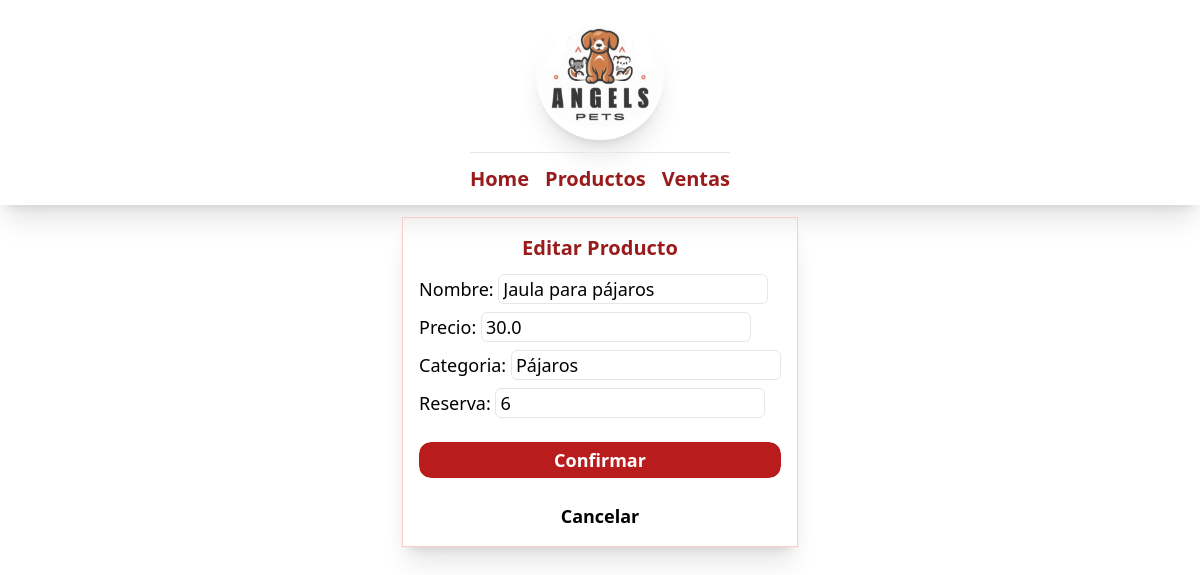
/petshop/tabla/editar/35, run on an earlier commit of the app's database.
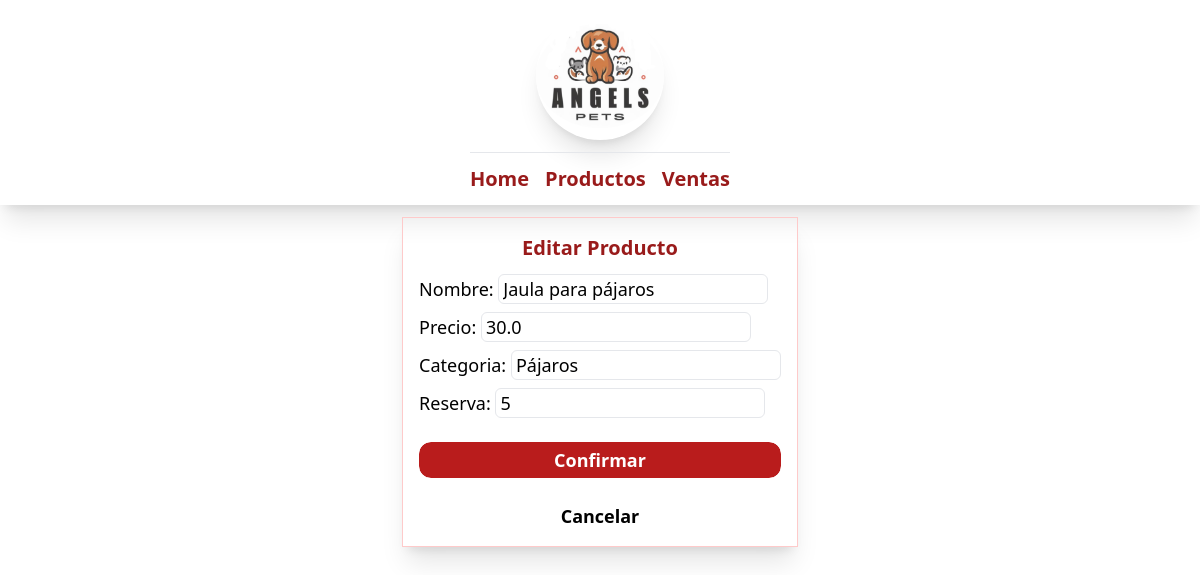
And on a later commit of the database.
### internal_shop_app/models.py (models this page shows, shortened)
class Producto(models.Model):
    nombre = models.CharField(max_length=50)
    precio = models.FloatField(max_length=50)
    categoria = models.CharField(max_length=50)
    reserva = models.IntegerField(max_length=50)

### internal_shop_app/views.py (the view)
# urls.py: path("tabla/editar/<int:id_prod>", editar_producto_view, name="editar"),
def editar_producto_view(request, id_prod):
    producto = Producto.objects.get(pk=id_prod)
    if request.method == "POST":
        form = ProductoForm(request.POST, instance=producto)
        if form.is_valid():
            form.save()
            return redirect("tabla")
    else:
        template = "editar_producto.html"
        context = {"form": ProductoForm(instance=producto)}
        return render(request, template, context)

### internal_shop_app/forms.py
class ProductoForm(forms.ModelForm):
    class Meta:
        model = Producto
        fields = ['nombre', 'precio', 'categoria', 'reserva']
        widgets = {
            'nombre': forms.TextInput(attrs={'class': 'border border-1 rounded-md px-1'}),
            'precio': forms.NumberInput(attrs={'class': 'border border-1 rounded-md px-1'}),
            'categoria': forms.TextInput(attrs={'class': 'border border-1 rounded-md px-1'}),
            'reserva': forms.NumberInput(attrs={'class': 'border border-1 rounded-md px-1'}),
        }

### internal_shop_app/templates/editar_producto.html (shortened to what this page needs)
{% extends "home.html" %} {% block main-section %}
<div
  class="flex flex-col text-center border border-red-200 p-4 gap-3 shadow-xl my-2"
>
  <h1 class="text-xl text-red-800 font-bold">Editar Producto</h1>
  <form method="POST" class="flex flex-col text-lg gap-2">
    <div class="flex flex-col items-start gap-2">{{form}}</div>
    <button
      class="py-1 px-4 rounded-md outline outline-1 rounded-xl bg-red-700 text-white font-semibold my-4"
    >
      Confirmar
    </button>
    <a href="{% url 'tabla' %}"><p class="font-semibold">Cancelar</p></a>
  </form>
</div>
{% endblock main-section %}

### internal_shop_app/templates/home.html (shortened to what this page needs)
{% load static %}
<!DOCTYPE html>
<html lang="en">
  <head>
    <script src="https://cdn.tailwindcss.com"></script>
  </head>
  <body class="min-h-screen">
    <header class="flex flex-col items-center justify-center p-3 shadow-md sm:shadow-xl">
      <img
          class="sm:w-32 sm:h-32 w-24 h-24 rounded-full object-cover shadow-xl flex py-3"
          src="{% static 'images/logo2.png' %}"
          alt="Logo de la empresa"
        />
      <nav>
        <hr class="bg-red-700 my-3">
        <ul class="flex max-w-sm gap-4 justify-center text-xl text-red-800 font-semibold">
          <li class="hover:text-red-600"><a href="{% url 'home' %}">Home</a></li>
          <li class="hover:text-red-600"><a href="{% url 'tabla' %}">Productos</a></li>
          <li class="hover:text-red-600"><a href="{% url 'ventas' %}">Ventas</a></li>
        </ul>
      </nav>
    </header>
    <main class="flex m-1 items-center justify-center">
      {% block main-section %}{% endblock main-section %}
    </main>
  </body>
</html>

What changed in the data, as far as the page shows it:
changed Producto "Jaula para pájaros": reserva "6" → "5"
